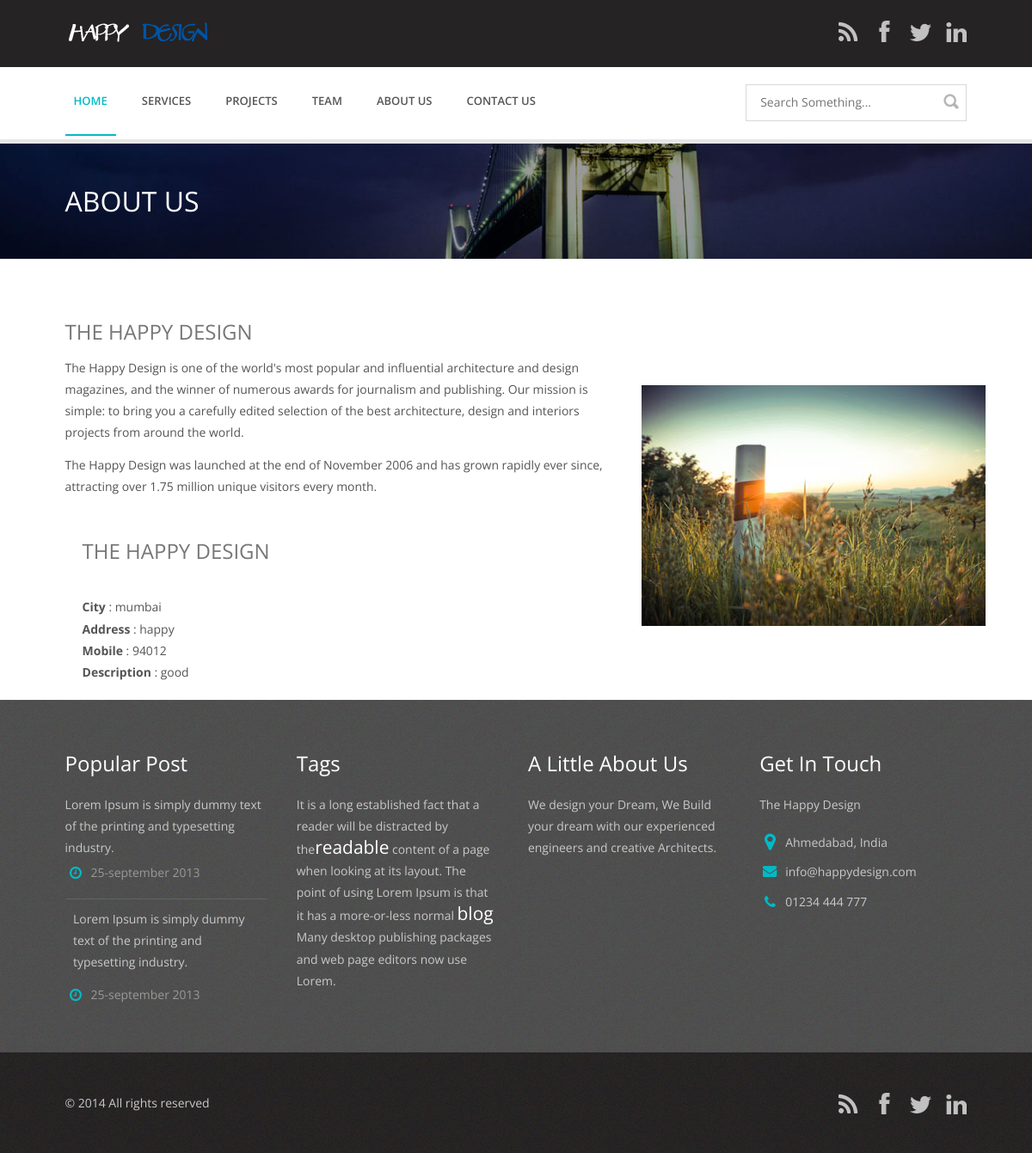
Page /about.php on the committed database.
### tables this page shows
CREATE TABLE IF NOT EXISTS `about_us` (
  `id` int(11) NOT NULL AUTO_INCREMENT,
  `address` varchar(255) NOT NULL,
  `city` varchar(255) NOT NULL,
  `mobile` varchar(255) NOT NULL,
  `description` varchar(255) NOT NULL,
  PRIMARY KEY (`id`)
);

### about.php (the view, shortened to what this page needs)
<!DOCTYPE HTML>
<html>
<head>
<link href="css/style.css" rel="stylesheet" type="text/css" media="all" />
</head>
<body>
<div class="header_bg">
<div class="wrap">
	<div class="header">
		<div class="logo">
			<a href="index.html"><img src="images/logo2.png" alt=""/> </a>
		</div>
		<div class="social-icons">
		    <ul>
		      <li><a href="#" target="_blank"></a></li>
			  <li><a href="#" target="_blank"></a></li>
		      <li><a href="#" target="_blank"></a></li>
			  <li><a href="#" target="_blank"></a></li>
			</ul>
		</div>
	</div>
</div>
</div>
<div class="header_btm">
<div class="wrap">
	<div class="header_sub">
		<div class="h_menu">
			<ul>
				<li class="active"><a href="index.html">Home</a></li>
				<li><a href="service.html">Services</a></li>
				<li><a href="projects.php">Projects</a></li>
				<li><a href="team.php">Team</a></li>
				<li><a href="about.php">About us</a></li>
				<li><a href="contact.html">Contact us</a></li>
			</ul>
		</div>
		<div class="h_search">
    		<form>
    			<input type="text" value="" placeholder="search something...">
    			<input type="submit" value="">
    		</form>
		</div>
</div>
</div>
</div>
<div class="top_bg">
<div class="wrap">
	<div class="top">
		<h2>about us</h2>
 	</div>
</div>
</div>
<div class="wrap">
<div class="main">
		<div class="about">
	       <div class="cont-grid">
	       <div class="abt-para">
				       	<span>The Happy Design</span>
			<p class="para">
		   The Happy Design is one of the world's most popular and influential architecture and design magazines, and the winner of numerous awards for journalism and publishing.
Our mission is simple: to bring you a carefully edited selection of the best architecture, design and interiors projects from around the world.</p>
<p class="para">The Happy Design was launched at the end of November 2006 and has grown rapidly ever since, attracting over 1.75 million unique visitors every month.</p>
	       	<p class="para">
							<div class="span_of_3">
	       		<?php
					$query = "select * from about_us";
					$result = mysql_query($query);
					while($row = mysql_fetch_array($result)) {
						$a = $row['address'] ;
  						$city=$row['city'] . "</h2> <br>";
						$mobile=$row['mobile'] . "</h2> <br>";
  						$desc=$row['description'] . "</h2> <br>";
				?><div class="span1_of_3_text">
				<span>The Happy Design</span>
				<p class="para">
					<br><b>City</b> : <?php echo $city;?>
						<b>Address</b> : <?php echo $a;?>
					 <br><b>Mobile</b> : <?php echo $mobile;?>
						<b>Description</b> : <?php echo $desc;?>
				</p>
				</div>
				</div>
			 <?php
}
			 ?>
			</div>
		</div>
</div>
	     	</div>
 <div class="cont-grid-img img_style">
	     		<a href="details.html"><img src="images/about_pic.jpg" alt=""></a>
	     	</div>
		</div>
<div class="footer_bg">
<div class="wrap">
	<div class="footer">
		<div class="span_of_4">
			<div class="span1_of_4">
				<h4>popular post</h4>
				<p>Lorem Ipsum is simply dummy text of the printing and typesetting industry.</p>
				<ul class="f_nav1">
					<li class="timer"><a href="#">25-september 2013 </a></li>
				</ul>
				<p class="top">Lorem Ipsum is simply dummy text of the printing and typesetting industry.</p>
				<ul class="f_nav1">
					<li class="timer"><a href="#">25-september 2013 </a></li>
				</ul>
			</div>
			<div class="span1_of_4">
				<h4>tags</h4>
				<p>It is a long established fact that a reader will be distracted by the<big>readable</big> content of a page when looking at its layout. The point of using Lorem Ipsum is that it has a more-or-less normal <big>blog</big> Many desktop publishing packages and web page editors now use Lorem.</p>
			</div>
			<div class="span1_of_4">
				<h4>a little about us</h4>
				<p class="btm">We design your Dream, We Build your dream with our experienced engineers and creative Architects.</p>
			</div>
			<div class="span1_of_4">
				<h4>get in touch</h4>
				<p class="btm">The Happy Design</p>
				<p class="btm1 pin">Ahmedabad, India</p>
				<p class="btm1 mail"><a href="mailto:info@mycompany.com">info@happydesign.com </a></p>
				<p class="call">01234 444 777</p>
			</div>
		</div>
	</div>
</div>
</div>
<div class="footer_bg1">
<div class="wrap">
	<div class="footer1">
		<div class="social-icons">
		    <ul>
		      <li><a href="#" target="_blank"></a></li>
			  <li><a href="#" target="_blank"></a></li>
		      <li><a href="#" target="_blank"></a></li>
			  <li><a href="#" target="_blank"></a></li>
			</ul>
		</div>
		<div class="copy">
			<p class="link"><span>&copy; 2014 All rights reserved <a href="http://w3layouts.com/"> </a></span></p>
		</div>
	</div>
</div>
</div>
</body>
</html>

### about.php (style rules this page uses)
b { font-weight: bold; }

### rows in the picture
about_us: city "mumbai", address "happy", mobile "94012", description "good"
